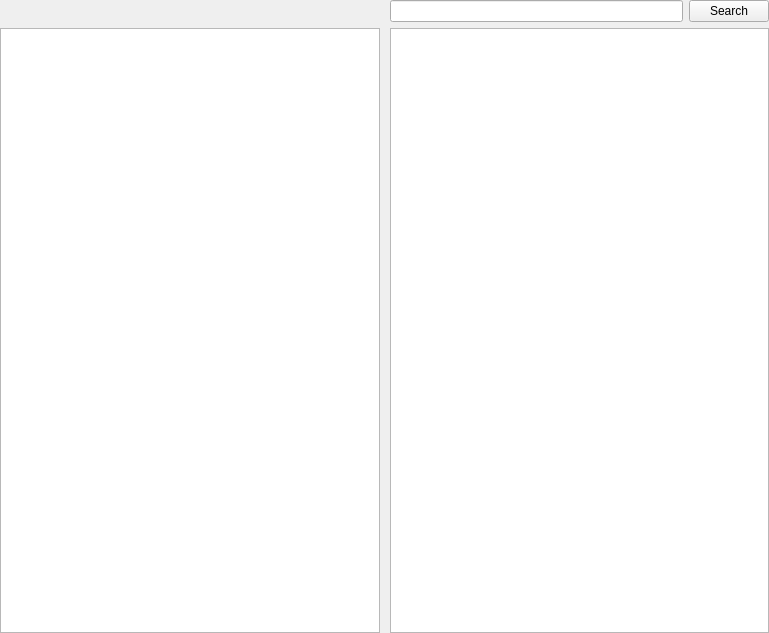
<?xml version="1.0" encoding="UTF-8"?>
<ui version="4.0">
 <class>GUI_DirectoryWidget</class>
 <widget class="QWidget" name="GUI_DirectoryWidget">
  <property name="geometry">
   <rect>
    <x>0</x>
    <y>0</y>
    <width>769</width>
    <height>633</height>
   </rect>
  </property>
  <property name="sizePolicy">
   <sizepolicy hsizetype="MinimumExpanding" vsizetype="MinimumExpanding">
    <horstretch>0</horstretch>
    <verstretch>0</verstretch>
   </sizepolicy>
  </property>
  <property name="windowTitle">
   <string/>
  </property>
  <layout class="QGridLayout" name="gridLayout">
   <property name="leftMargin">
    <number>0</number>
   </property>
   <property name="topMargin">
    <number>0</number>
   </property>
   <property name="rightMargin">
    <number>0</number>
   </property>
   <property name="bottomMargin">
    <number>0</number>
   </property>
   <property name="horizontalSpacing">
    <number>10</number>
   </property>
   <item row="1" column="0">
    <widget class="DirectoryTreeView" name="tv_dirs">
     <property name="font">
      <font>
       <weight>75</weight>
       <bold>true</bold>
      </font>
     </property>
     <property name="dragEnabled">
      <bool>true</bool>
     </property>
     <property name="dragDropMode">
      <enum>QAbstractItemView::DragOnly</enum>
     </property>
     <property name="alternatingRowColors">
      <bool>true</bool>
     </property>
     <property name="headerHidden">
      <bool>true</bool>
     </property>
    </widget>
   </item>
   <item row="1" column="1">
    <widget class="FileListView" name="lv_files">
     <property name="font">
      <font>
       <weight>75</weight>
       <bold>true</bold>
      </font>
     </property>
     <property name="dragEnabled">
      <bool>true</bool>
     </property>
     <property name="dragDropMode">
      <enum>QAbstractItemView::DragOnly</enum>
     </property>
     <property name="alternatingRowColors">
      <bool>true</bool>
     </property>
     <property name="selectionMode">
      <enum>QAbstractItemView::ExtendedSelection</enum>
     </property>
    </widget>
   </item>
   <item row="0" column="0">
    <layout class="QHBoxLayout" name="horizontalLayout">
     <property name="spacing">
      <number>0</number>
     </property>
     <property name="topMargin">
      <number>0</number>
     </property>
     <item>
      <widget class="QFrame" name="header_frame">
       <property name="frameShape">
        <enum>QFrame::StyledPanel</enum>
       </property>
       <property name="frameShadow">
        <enum>QFrame::Raised</enum>
       </property>
      </widget>
     </item>
     <item>
      <spacer name="horizontalSpacer">
       <property name="orientation">
        <enum>Qt::Horizontal</enum>
       </property>
       <property name="sizeHint" stdset="0">
        <size>
         <width>40</width>
         <height>20</height>
        </size>
       </property>
      </spacer>
     </item>
    </layout>
   </item>
   <item row="0" column="1">
    <layout class="QHBoxLayout" name="horizontalLayout_2">
     <property name="spacing">
      <number>6</number>
     </property>
     <item>
      <widget class="QLineEdit" name="le_search">
       <property name="sizePolicy">
        <sizepolicy hsizetype="Expanding" vsizetype="Minimum">
         <horstretch>0</horstretch>
         <verstretch>0</verstretch>
        </sizepolicy>
       </property>
       <property name="focusPolicy">
        <enum>Qt::ClickFocus</enum>
       </property>
      </widget>
     </item>
     <item>
      <widget class="QPushButton" name="btn_search">
       <property name="sizePolicy">
        <sizepolicy hsizetype="Minimum" vsizetype="Minimum">
         <horstretch>0</horstretch>
         <verstretch>0</verstretch>
        </sizepolicy>
       </property>
       <property name="focusPolicy">
        <enum>Qt::NoFocus</enum>
       </property>
       <property name="text">
        <string notr="true">Search</string>
       </property>
       <property name="icon">
        <iconset resource="../Resources/Icons.qrc">
         <normaloff>:/Icons/lupe.svg.png</normaloff>:/Icons/lupe.svg.png</iconset>
       </property>
       <property name="iconSize">
        <size>
         <width>16</width>
         <height>16</height>
        </size>
       </property>
      </widget>
     </item>
    </layout>
   </item>
  </layout>
 </widget>
 <customwidgets>
  <customwidget>
   <class>DirectoryTreeView</class>
   <extends>QTreeView</extends>
   <header>GUI/Directories/DirectoryTreeView.h</header>
  </customwidget>
  <customwidget>
   <class>FileListView</class>
   <extends>QListView</extends>
   <header>GUI/Directories/FileListView.h</header>
  </customwidget>
 </customwidgets>
 <tabstops>
  <tabstop>tv_dirs</tabstop>
  <tabstop>lv_files</tabstop>
 </tabstops>
 <resources>
  <include location="../Resources/Icons.qrc"/>
 </resources>
 <connections/>
</ui>
